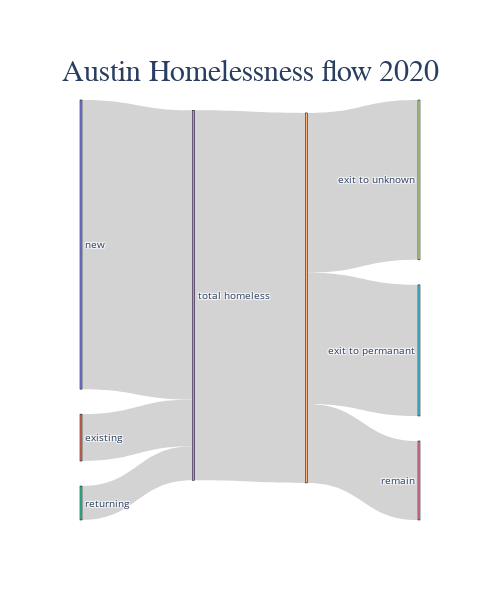

Notebook code cell kept with this figure:
### Markdown cell above
## Sankey Diagram for visualizing the flow
while those bar charts do show that the homeless population is largely made up of "new" people, and that most of those that enter the system leave the same year, they dont express they in/out flow very well. Enter the Sankey diagram. Originally designed to show the flow of energy in a boiler system, the Sankey diagram does a much better job of telling the story of what happened this year with homelessness.

### Code cell
# building Sankey graphy from Austin 2020 CoC performance measures data
# next steps to turn this into a funtion that accepts the CoC df: 
#       then have a widget to select state and/or CoC
#       df has to be turned into a form that is passable into this function


import plotly.graph_objects as go

fig = go.Figure(data=[go.Sankey(
    arrangement='fixed',
    node = dict(
      pad = 25,
      thickness = 2,
      line = dict(color = "black", width = .5),
      label = ['new', 'existing', 'returning', 'total homeless','' , 'exit to permanant', 'remain', 'exit to unknown'],
      
    ),
    link = dict(
      source = [0, 1, 2, 3, 4, 4, 4],
      target = [3, 3, 3, 4, 5, 6, 7],
      value = [2646, 429, 311, 3386, 1200, 723, 1463],  
        color = 'lightgrey'
        
  ))])
fig.update_layout(title={'text': "Austin Homelessness flow 2020",
                        'y':0.9,
                        'x':0.5,
                        'xanchor': 'center',
                        'yanchor': 'top',
                        'font': dict(family="Old Standard TT", size=30)
                        })

fig.update_layout(font_size=10)
fig.update_layout(height=600, width=500)
fig.show()

### Figure 1 — Plotly figure (JSON) as saved in the notebook; plotly's stock layout.template omitted (floating-point values rounded to 4 significant figures)
{"data": [{"arrangement": "fixed", "link": {"color": "lightgrey", "source": [0, 1, 2, 3, 4, 4, 4], "target": [3, 3, 3, 4, 5, 6, 7], "value": [2646, 429, 311, 3386, 1200, 723, 1463]}, "node": {"label": ["new", "existing", "returning", "total homeless", "", "exit to permanant", "remain", "exit to unknown"], "line": {"color": "black", "width": 0.5}, "pad": 25, "thickness": 2}, "type": "sankey"}], "layout": {"font": {"size": 10}, "height": 600, "title": {"font": {"family": "Old Standard TT", "size": 30}, "text": "Austin Homelessness flow 2020", "x": 0.5, "xanchor": "center", "y": 0.9, "yanchor": "top"}, "width": 500}}
